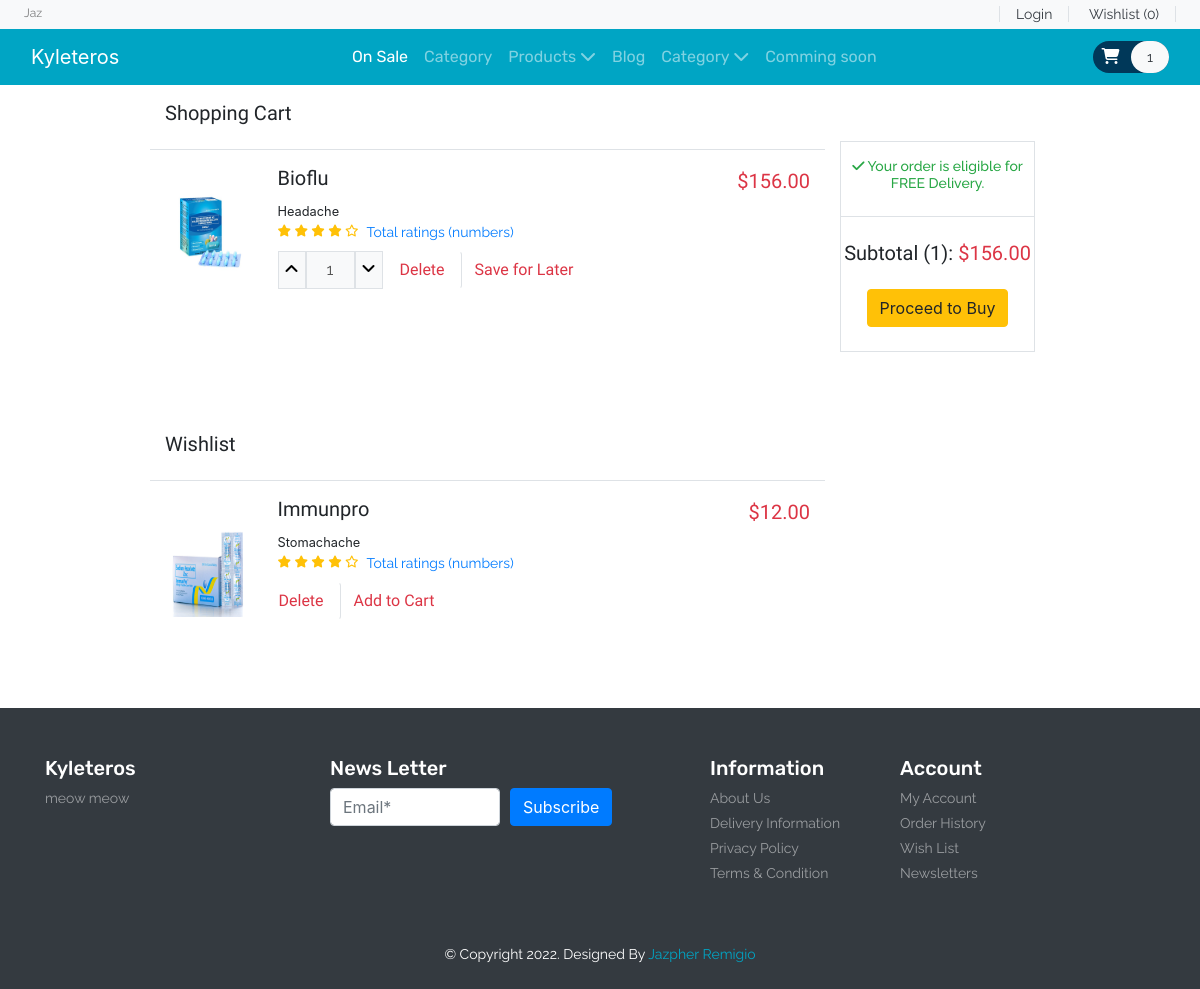
The app's page /client/cart.php with its own data.
### tables this page shows
CREATE TABLE `product` (
  `item_id` int(11) NOT NULL,
  `item_brand` varchar(200) NOT NULL,
  `item_name` varchar(255) NOT NULL,
  `item_price` double(10,2) NOT NULL,
  `item_image` varchar(255) NOT NULL,
  `item_register` datetime DEFAULT NULL
);

### client/cart.php (called while the page is built, shortened)
<?php
include('header.php');
?>
<?php
count($product->getData('cart')) ? include('Template/carts.php') : include('Template/forError/cartError.php');
count($product->getData('wishlist')) ? include('Template/wish-list.php') : include('Template/forError/wishlistError.php');
?>
<?php
include('footer.php');
?>

### client/database/product.php (called while the page is built, shortened)
<?php
class Product {
    public $db = null;
    public function __construct(DBController $db)
    {
        $this->db = $db;
    }
    public function getData($table = 'product') {
        $result = $this->db->con->query("SELECT * FROM {$table}");
        $resultArray = array();
        while ($item = mysqli_fetch_array($result, MYSQLI_ASSOC)){
            $resultArray[]= $item;
        }
        return $resultArray;
}
    public function getProduct($item_id = null, $table = 'product'){
        if (isset($item_id)){
            $result = $this->db->con->query("SELECT * FROM {$table} WHERE item_id = {$item_id}");
            $resultArray = array();
            while ($item = mysqli_fetch_array($result, MYSQLI_ASSOC)){
                $resultArray[]= $item;
            }
            return $resultArray;
        }
    }
}
?>

### client/database/DBController.php (called while the page is built, shortened)
<?php
class DBController
{
    protected $host = 'localhost';
    protected $user = 'root';
    protected $password = "";
    protected $database = "capstone_main";
    public function __construct()
    {
        $this->con = mysqli_connect($this->host,$this->user,$this->password,$this->database);
    }
}
?>

### client/functions.php (called while the page is built, shortened)
<?php
  require('database/DBController.php');
  require('database/product.php');
  require('database/cart.php');
$db = new DBController();
$product = new Product($db);
$cart = new Cart($db);
?>

### client/database/cart.php (called while the page is built, shortened)
<?php
class Cart {
    public function getSum($arr){
        if(isset($arr)){
            $sum = 0;
            foreach ($arr as $item){
                $sum += floatval($item[0]);
            }
            return sprintf('%.2f', $sum);
        }
    }
}
?>

### client/Template/carts.php (the view, shortened to what this page needs)
<section id="cart" class="py-3 mb-5">
  <div class="container-fluid w-75">
      <h5 class="font-baloo font-size-20">Shopping Cart</h5>
      <div class="row">
          <div class="col-sm-9">
              <?php
              foreach ($product->getData('cart') as $item) :
                  $cartStorage = $product->getProduct($item['item_id']);
                  $subTotal[] = array_map(function ($item){
              ?>
              <div class="row border-top py-3 mt-3">
                  <div class="col-sm-2">
                    <a href="<?php printf('%s?item_id=%s', 'product.php',$item['item_id'])?>">  <img src="<?php echo $item['item_image'] ?? "No image available"?>" alt="cart1" style="height: 120px" class="img-fluid"></a>
                  </div>
                  <div class="col-sm-8">
                      <h5 class="font-baloo font-size-20"><?php echo $item['item_name'] ?? "Item name not available"; ?></h5>
                      <small><?php echo $item['item_brand'] ?? "Item brand not available"; ?></small>
                      <div class="d-flex">
                          <div class="rating text-warning font-size-12">
                              <span><i class="fas fa-star"></i></span>
                              <span><i class="fas fa-star"></i></span>
                              <span><i class="fas fa-star"></i></span>
                              <span><i class="fas fa-star"></i></span>
                              <span><i class="far fa-star"></i></span>
                            </div>
                            <a href="#" class="px-2 font-rale font-size-14">Total ratings (numbers)</a>
                      </div>
                          <div class="qty d-flex py-2">
                              <div class="d-flex font-rale w-25">
                                  <button class="qty-up border bg-light" data-id="<?php echo $item['item_id'] ?? '0'; ?>"><i class="fas fa-angle-up"></i></button>
                                  <input type="text" data-id="<?php echo $item['item_id'] ?? '0'; ?>" class="qty-input border px-2 w-100 bg-light text-center" value="1" placeholder="1" disabled>
                                  <button class="qty-down border bg-light" data-id="<?php echo $item['item_id'] ?? '0'; ?>"><i class="fas fa-angle-down"></i></button>
                              </div>
                              <form method="POST">
                              <button type="submit" name="delete-cart-submit" class="btn font-baloo text-danger px-3 border-right">Delete</button>
                              </form>
                              <form method="POST">
                              <button type="submit" name="wishlist-submit" class="btn font-baloo text-danger">Save for Later</button>
                              </form>
                          </div>
                  </div>
                  <div class="col-sm-2 text-right">
                      <div class="font-size-20 text-danger font-baloo">
                          $<span class="product-price" data-id="<?php echo $item['item_id'] ?? '0'; ?>"><?php echo $item['item_price'] ?? "Item price not available"; ?></span>
                      </div>
                  </div>
              </div>
              <?php
                   return $item['item_price'];
                  },$cartStorage);
                  endforeach;
              ?>
          </div>
          <div class="col-sm-3">
              <div class="sub-total border text-center mt-2">
                  <h6 class="font-size-14 font-rale text-success py-3"><i class="fas fa-check"></i> Your order is eligible for FREE Delivery. </h6>
                  <div class="border-top py-4">
                      <h5 class="font-baloo font-size 20">Subtotal (<?php echo isset ($subTotal) ? count($subTotal) : 0;?>):&nbsp;<span class="text-danger">$<span class="text-danger" id="deal-price"><?php echo isset($subTotal) ? $cart->getSum($subTotal) : 0; ?></span></span></h5>
                      <button type="submit" class="btn btn-warning mt-3">Proceed to Buy</button>
                  </div>
              </div>
          </div>
      </div>
  </div>
</section>

### client/Template/wish-list.php (shortened to what this page needs)
<section id="cart" class="py-3 mb-5">
  <div class="container-fluid w-75">
      <h5 class="font-baloo font-size-20">Wishlist</h5>
      <div class="row">
          <div class="col-sm-9">
              <?php
              foreach ($product->getData('wishlist') as $item) :
                  $cartStorage = $product->getProduct($item['item_id']);
                  $subTotal[] = array_map(function ($item){
              ?>
              <div class="row border-top py-3 mt-3">
                  <div class="col-sm-2">
                      <img src="<?php echo $item['item_image'] ?? "No image available"?>" alt="cart1" style="height: 120px" class="img-fluid">
                  </div>
                  <div class="col-sm-8">
                      <h5 class="font-baloo font-size-20"><?php echo $item['item_name'] ?? "Item name not available"; ?></h5>
                      <small><?php echo $item['item_brand'] ?? "Item brand not available"; ?></small>
                      <div class="d-flex">
                          <div class="rating text-warning font-size-12">
                              <span><i class="fas fa-star"></i></span>
                              <span><i class="fas fa-star"></i></span>
                              <span><i class="fas fa-star"></i></span>
                              <span><i class="fas fa-star"></i></span>
                              <span><i class="far fa-star"></i></span>
                            </div>
                            <a href="#" class="px-2 font-rale font-size-14">Total ratings (numbers)</a>
                      </div>
                          <div class="qty d-flex py-2">
                              <form method="POST">
                              <button type="submit" name="delete-wishlist-submit" class="btn font-baloo text-danger pl-0 pr-3 border-right">Delete</button>
                              </form>
                              <form method="POST">
                              <button type="submit" name="cart-submit" class="btn font-baloo text-danger">Add to Cart</button>
                              </form>
                          </div>
                  </div>
                  <div class="col-sm-2 text-right">
                      <div class="font-size-20 text-danger font-baloo">
                          $<span class="product-price" data-id="<?php echo $item['item_id'] ?? '0'; ?>"><?php echo $item['item_price'] ?? "Item price not available"; ?></span>
                      </div>
                  </div>
              </div>
              <?php
                   return $item['item_price'];
                  },$cartStorage);
                  endforeach;
              ?>
          </div>
      </div>
  </div>
</section>

### client/style.css (style rules this page uses)
button, button:focus { outline: none !important; box-shadow: none !important; }
.font-baloo { font-family: "Baloo Thambi 2", cursive; }
.font-rale { font-family: "Raleway", cursive; }
.font-size-12 { font-size: 12px; }
.font-size-14 { font-size: 14px; }
.font-size-20 { font-size: 20px; }

### records on screen
product: item_image (picture), item_name "Bioflu", item_brand "Headache", item_price "156.00"
product: item_image (picture), item_name "Immunpro", item_brand "Stomachache", item_price "12.00"

### other values on screen
count($product->getData('cart')) "1"
count($subTotal) "1"
$cart->getSum($subTotal) "156.00"
